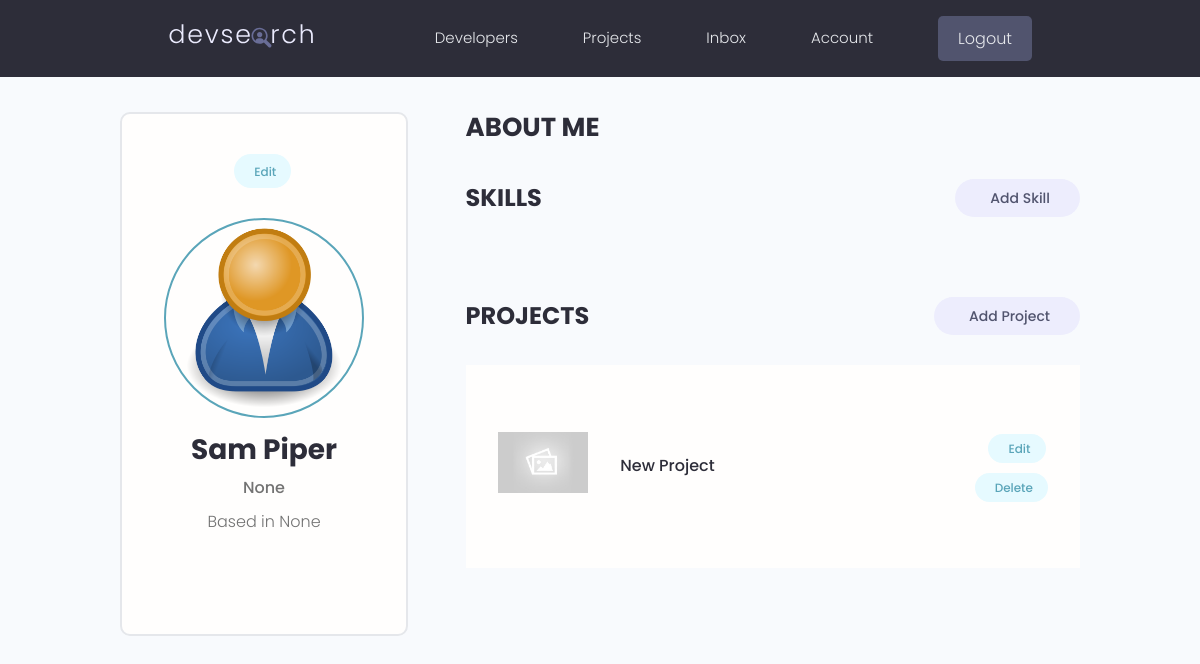
/account/ (signed in), run on the app's committed database.
### users/models.py (models this page shows, shortened)
class Profile(models.Model):
    user = models.OneToOneField(User, on_delete=models.CASCADE, null=True, blank=True)
    name = models.CharField(max_length=200, blank=True, null=True)
    email = models.EmailField(max_length=500, blank=True, null=True)
    username = models.CharField(max_length=200, blank=True, null=True)
    location = models.CharField(max_length=200, blank=True, null=True)
    short_intro = models.CharField(max_length=200, blank=True, null=True)
    bio = models.TextField(blank=True, null=True)
    profile_image = models.ImageField(blank=True, null=True, upload_to='profiles/',
    default="profiles/user-default.png")
    social_github = models.CharField(max_length=200, blank=True, null=True)
    social_twitter = models.CharField(max_length=200, blank=True, null=True)
    social_linkedin = models.CharField(max_length=200, blank=True, null=True)
    social_youtube = models.CharField(max_length=200, blank=True, null=True)
    social_website = models.CharField(max_length=200, blank=True, null=True)
    created = models.DateTimeField(auto_now_add=True)
    id = models.UUIDField(default=uuid.uuid4, unique=True, primary_key=True, editable=False)

### projects/models.py (models this page shows, shortened)
class Project(models.Model):
    owner = models.ForeignKey(
        Profile, null=True, blank=True, on_delete=models.SET_NULL)
    title = models.CharField(max_length=200)
    description = models.TextField(null=True, blank=True)
    featured_image = models.ImageField(
        null=True, blank=True, default="default.jpg")
    demo_link = models.CharField(max_length=2000, null=True, blank=True)
    source_link = models.CharField(max_length=2000, null=True, blank=True)
    tags = models.ManyToManyField('Tag', blank=True)
    vote_total = models.IntegerField(default=0, null=True, blank=True)
    vote_ratio = models.IntegerField(default=0, null=True, blank=True)
    created = models.DateTimeField(auto_now_add=True)
    id = models.UUIDField(default=uuid.uuid4, unique=True, primary_key=True, editable=False)

### users/views.py (the view)
# urls.py: path('account/', views.userAccount, name="account"),
@login_required(login_url = 'login')
def userAccount(request):
    profile = request.user.profile
    skills = profile.skill_set.all()
    projects = profile.project_set.all()
    context = {'profile': profile, skills: 'skills', 'projects': projects}
    return render(request, 'users/account.html', context)

### users/templates/users/account.html (shortened to what this page needs)
{% extends 'main.html' %}
{% block content %}
  <main class="settingsPage profile my-md">
    <div class="container">
      <div class="layout">
        <div class="column column--1of3">
          <div class="card text-center">
            <div class="card__body dev">
              <a class="tag tag--pill tag--main settings__btn" href="{% url 'edit-account' %}"> Edit</a>
              <img class="avatar avatar--xl dev__avatar" src="{{ profile.profile_image.url }}" />
              <h2 class="dev__name">{{ profile.name }}</h2>
              <p class="dev__title">{{ profile.short_intro }}</p>
              <p class="dev__location">Based in {{ profile.location }}</p>
            </div>
          </div>
        </div>
        <div class="column column--2of3">
          <div class="devInfo">
            <h3 class="devInfo__title">About Me</h3>
          </div>
          <div class="settings">
            <h3 class="settings__title">Skills</h3>
            <a class="tag tag--pill tag--sub settings__btn tag--lg" href="#"> Add Skill</a>
          </div>
          <div class="settings">
            <h3 class="settings__title">Projects</h3>
            <a class="tag tag--pill tag--sub settings__btn tag--lg" href="{% url 'create-project' %}"> Add Project</a>
          </div>
          <table class="settings__table">
            {% for project in projects %}
            <tr>
              <td class="settings__thumbnail">
                <a href="{% url 'project' project.id %}"><img src="{{ project.featured_image.url }}" alt="Project Thumbnail" /></a>
              </td>
              <td class="settings__tableInfo">
                <a href="{% url 'project' project.id %}">{{ project.title }}</a>
              </td>
              <td class="settings__tableActions">
                <a class="tag tag--pill tag--main settings__btn" href="{% url 'update-project' project.id %}"> Edit</a>
                <a class="tag tag--pill tag--main settings__btn" href="{% url 'delete-project' project.id %}">
                  Delete</a>
              </td>
            </tr>
            {% endfor %}
          </table>
        </div>
      </div>
    </div>
  </main>
  {% endblock content %}

### static/styles/app.css (style rules this page uses)
:root { --color-sub: #2d2d39; }
.card { border: 2px solid var(--color-light); }
img { width: 100%; }
.profile .card > .dev { padding: 4rem; }
.dev__avatar { display: block; margin: auto; }
.dev__name { color: var(--color-sub); font-size: 2.8rem; font-weight: 700; margin-top: 1rem; margin-bottom: 0.5rem; }
.dev__title { font-size: 1.6rem; font-weight: 500; line-height: 1.3; }
.dev__location { margin-top: 1rem; }
.devInfo { margin-bottom: 3rem; }
.devInfo__title, .devInfo__subtitle { font-size: 2.6rem; color: var(--color-sub); text-transform: uppercase; font-weight: 700; margin-bottom: 1.5rem; }
.settingsPage .dev > .settings__btn { display: inline-block; margin-bottom: 3rem; }
.settings { display: flex; justify-content: space-between; align-items: center; }
.settings__title { font-size: 2.4rem; text-transform: uppercase; font-weight: 700; color: var(--color-sub); }
.settings__table { margin-top: 3rem; margin-bottom: 5rem; padding: 0 3rem; background: var(--color-white); }
.settings__table tr { width: 100%; }
.settings__table tr > td { padding: 2rem 0; }
.settings__thumbnail { width: 23%; min-width: 10rem; }
.settings__thumbnail img { padding-right: 3rem; height: 15rem; object-fit: contain; }
.settings__tableInfo { width: 100%; }
.settings__tableInfo h4, .settings__tableInfo a { padding-right: 1rem; width: auto; font-size: 1.6rem; font-weight: 500; color: var(--color-sub); }
.settings__tableActions { text-align: right; }

### static/uikit/styles/modules/_variables.css (style rules this page uses)
:root { --color-main: #5aa5b9; --color-main-light: #e6faff; --color-sub: #3f4156; --color-sub-light: #51546e; --color-sub-lighter: #ededfd; --color-text: #737373; --color-gray: #8b8b8b; --color-light: #e5e7eb; --color-light-gray: #767676; --color-bg: #f8fafd; --color-white: #fffefd; --color-white-light: #f3f3f3; --color-success: #359e64; --color-success-bg: #def8e8; --color-error: #fc4b0b; --color-error-bg: #fff2ee; --font-base: 'Poppins', arial, helvetica, 'Segoe UI', roboto, ubuntu, sans-serif; --font-monospace: 'Fira Code', 'Courier New', courier, monospace; --font-regular: 300; --font-medium: 500; --font-bold: 700; --generic-shadow: 1px 1px 5px #00000010; --generic-transition: all 0.3s ease-in-out; }

### static/uikit/styles/modules/_base.css (style rules this page uses)
* { margin: 0; padding: 0; box-sizing: border-box; text-rendering: optimizeLegibility; color: inherit; font-size: inherit; }
html { font-size: 50%; }
@media only screen and (min-width: 480px) { html { font-size: 56.25%; } }
@media only screen and (min-width: 1200px) { html { font-size: 62.5%; } }
body { line-height: 1.6; font-weight: 400; font-size: 1.5rem; color: var(--color-text); background-color: var(--color-bg); min-height: 100vh; }

### static/uikit/styles/modules/_typography.css (style rules this page uses)
* { font-family: var(--font-base); }
h2 { font-size: 3.6rem; font-weight: var(--font-bold); }
h3 { font-size: 3.2rem; font-weight: var(--font-medium); }
p, span, strong { font-size: 1.6rem; color: var(--color-text); font-weight: var(--font-regular); }
a { padding-bottom: 2px; text-decoration: none; display: inline-block; color: var(--color-main); font-weight: var(--font-medium); }

### static/uikit/styles/modules/_utilities.css (style rules this page uses)
.container { width: 92%; max-width: 165rem; margin: 0 auto; box-sizing: border-box; }
@media screen and (min-width: 1000px) { .container { width: 90%; } }
@media screen and (min-width: 1200px) { .container { width: 80%; } }
.text-center { text-align: center; }
.my-md { margin: 3rem auto; }

### static/uikit/styles/modules/_avatar.css (style rules this page uses)
.avatar { border-radius: 50%; border: 2px solid var(--color-main); object-fit: cover; }
.avatar--xl { height: 20rem; width: 20rem; }

### static/uikit/styles/modules/_card.css (style rules this page uses)
.card { border-radius: 1rem; background-color: var(--color-white); border: 1.5px solid var(--color-light); width: auto; height: auto; margin-top: 0.5rem; margin-bottom: 0.5rem; overflow: hidden; }
.card__body, .card__header { padding: 2rem 2.5rem; }

### static/uikit/styles/modules/_tag.css (style rules this page uses)
.tag { display: inline-flex; align-items: center; background-color: var(--color-sub); height: -webkit-fit-content; height: -moz-fit-content; height: fit-content; width: -webkit-fit-content; width: -moz-fit-content; width: fit-content; border-radius: 0.5rem; padding: 0.5rem 1.5rem; font-size: 1.2rem; cursor: pointer; }
.tag:not(:last-child) { margin-right: 0.25rem; margin-bottom: 0.75rem; }
.tag--pill { border-radius: 5rem; }
.tag--main, .tag--main > small { background: var(--color-main-light); color: var(--color-main); font-weight: 500; }
.tag--sub, .tag--sub > small { background: var(--color-sub-lighter); color: var(--color-sub-light); font-weight: 500; }
.tag--lg { padding: 0.8rem 3rem; font-size: 1.4rem; }

### data on the page
Profile: profile_image (placeholder picture), name "Sam Piper", short_intro "None", location "None"
Project: featured_image (placeholder picture), title "New Project"
